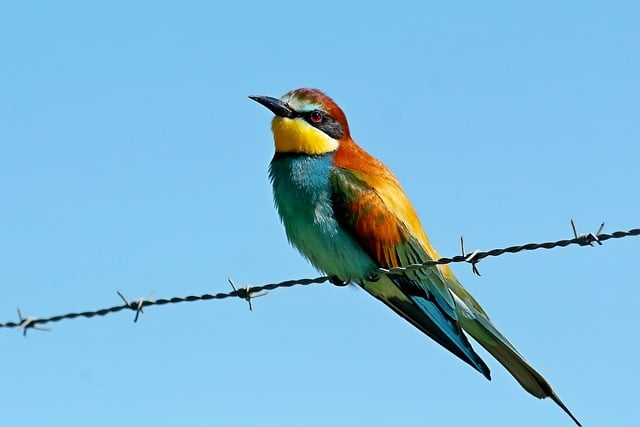
//> input picture test_image.jpg, 640 x 427 px
$ ./main test_image.jpg   (built with g++ and OpenCV 4)
//> lines starting //> are read from the running program, lines starting //| are printed output that depends on the picture
#include <iostream>
#include <string>
#include <vector>
#include <opencv2/opencv.hpp>
const std::string ascii_simple = "@%#*+=-:. ";
const std::string ascii_complicated = R"($@B%8&WM#*oahkbdpqwmZO0QLCJUYXzcvunxrjft/\|()1{}[]?-_+~<>i!lI;:,"^`'. )";

// ユーザーセッティング
const int wanted_max_width_pixel_size = 200;
const std::string ascii = ascii_simple;

int main(int argc, char **argv)
{
    if (argc < 2)
    {
        std::cout << "-------------------------------------" << std::endl;
        std::cout << "[EN]please input Image file path" << std::endl;
        std::cout << "[JP]画像ファイルのパスを入力してください。" << std::endl;
        std::cout << "[KO]이미지 파일 경로를 입력해주세요." << std::endl;
        std::cout << "-------------------------------------" << std::endl;
        return 0;
    }

    std::string Image_path = argv[1];
    cv::Mat img, img_gray;
    img = cv::imread(Image_path);
//> img is the input picture: 427 rows x 640 cols, CV_8UC3; mean B, G, R 218.8, 186.6, 126.9
    if (img.empty())
    {
        std::cout << "[Error] Could not open or fine the image!" << std::endl;
        return -1;
    }
    cv::cvtColor(img, img_gray, cv::COLOR_BGR2GRAY);
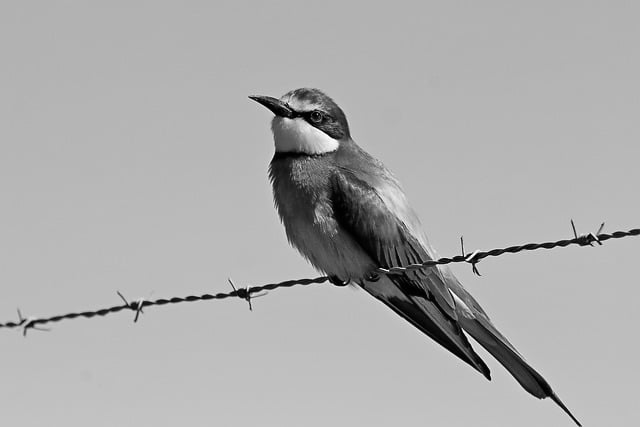
//> img_gray: 427 rows x 640 cols, CV_8UC1; min 0, max 254, mean 172.4

    int height = img.rows, width = img.cols;
//> height = 427; width = 640
    int divide_scale = (width <= wanted_max_width_pixel_size? 1 : width/wanted_max_width_pixel_size + 1);
//> divide_scale = 4
    int ascii_index;
    // 浮動小数点で宣言しても int / intは intなのでどちらかに小数点をつける
    double color_scale_threshold = 256.0 / ascii.size();

    for (int row = 0; row < height; row+=divide_scale*2)
    {
        for (int col = 0; col < width; col+=divide_scale)
        {
            ascii_index = int(img_gray.at<uchar>(row,col)) / color_scale_threshold;
            std::cout << ascii[ascii_index];
        }
        std::cout << std::endl;
    }
//> this loop made 54 passes
//> ascii_index on passes 1 to 12: 6, 6, 6, 6, 6, 6, 7, 7, 7, 7, 7, 7
//> after the loop, ascii_index = 7

    cv::imshow("Source Image", img);
    cv::waitKey(0);
    cv::destroyAllWindows();

    return 0;
}
